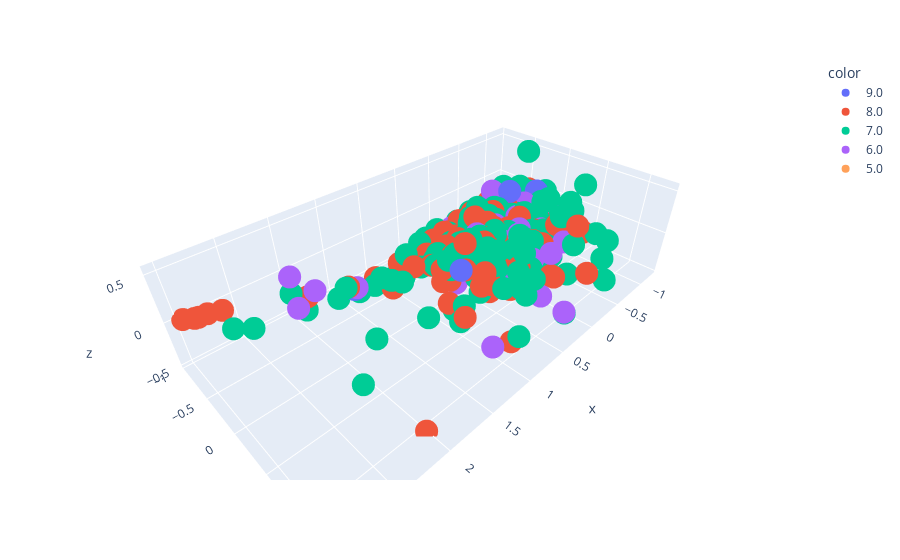

The cell this chart's notebook holds for it:
### Code cell
from sklearn.decomposition import PCA
from gensim.models import Word2Vec
from nltk.tokenize import word_tokenize
import plotly.express as px

# replace NaN values in 'synopsis' column with an empty string
total_df['synopsis'].fillna("", inplace=True)

# tokenize synopsis
total_df['synopsis_token'] = total_df['synopsis'].apply(word_tokenize)

# train word2vec model
model = Word2Vec(total_df['synopsis_token'], min_count=1)

# get vector representation of each synopsis
total_df['synopsis_vector'] = total_df['synopsis_token'].apply(lambda x: np.mean([model.wv[word] for word in x if word in model.wv], axis=0))

# handling the case where a synopsis may not contain any words found in the word2vec model
total_df = total_df.dropna(subset=['synopsis_vector'])

# Convert the 'Type' column to category type if it's not
if total_df['rounded_rating'].dtype != 'category':
    total_df['rounded_rating'] = total_df['rounded_rating'].astype('category')

# PCA to reduce to 3 dimensions
pca = PCA(n_components=3)
pca_result = pca.fit_transform(np.stack(total_df['synopsis_vector'].values))

fig = px.scatter_3d(x=pca_result[:,0], y=pca_result[:,1], z=pca_result[:,2], 
                    color=total_df['rounded_rating'], hover_name=total_df['Name'])
fig.show()

### Figure 1 — Plotly figure (JSON) as saved in the notebook; plotly's stock layout.template omitted (floating-point values rounded to 4 significant figures; data arrays with more than 128 entries replaced by an {"elided": "..."} marker saying what was removed)
{"data": [{"hovertemplate": "<b>%{hovertext}</b><br><br>color=9.0<br>x=%{x}<br>y=%{y}<br>z=%{z}<extra></extra>", "hovertext": ["Cowboy Bebop", "Monster", "Rurouni Kenshin  Meiji Kenkaku Romantan - Tsuioku-hen", "Mononoke Hime", "Sen to Chihiro no Kamikakushi", "Great Teacher Onizuka", "Hajime no Ippo", "Mushishi", "Koukaku Kidoutai  Stand Alone Complex 2nd GIG", "Ginga Eiyuu Densetsu", "Gintama", "Death Note", "Code Geass  Hangyaku no Lelouch", "Tengen Toppa Gurren Lagann", "Code Geass  Hangyaku no Lelouch R2", "Clannad  After Story", "Kara no Kyoukai 5  Mujun Rasen", "Fullmetal Alchemist  Brotherhood", "Hajime no Ippo  New Challenger", "Zoku Natsume Yuujinchou", "Suzumiya Haruhi no Shoushitsu", "Steins;Gate", "Gintama'", "Natsume Yuujinchou San", "Hunter x Hunter (2011)", "Natsume Yuujinchou Shi", "Fate Zero 2nd Season", "Ookami Kodomo no Ame to Yuki", "Bakuman. 3rd Season", "Gintama Movie 2  Kanketsu-hen - Yorozuya yo Eien Nare", "Gintama'  Enchousen", "Monogatari Series  Second Season", "Hajime no Ippo  Rising", "Mushishi  Hihamukage", "Mushishi Zoku Shou", "Shigatsu wa Kimi no Uso", "Mushishi Zoku Shou 2nd Season", "Koe no Katachi", "Haikyuu!! Second Season", "Gintama°", "One Punch Man", "Kizumonogatari II  Nekketsu-hen", "Kizumonogatari III  Reiketsu-hen", "Kimi no Na wa.", "Haikyuu!!  Karasuno Koukou vs. Shiratorizawa Gakuen Koukou", "Natsume Yuujinchou Go", "Fate stay night Movie  Heaven's Feel - II. Lost Butterfly", "Shouwa Genroku Rakugo Shinjuu  Sukeroku Futatabi-hen", "Gintama.", "Natsume Yuujinchou Roku", "Made in Abyss", "3-gatsu no Lion 2nd Season", "Owarimonogatari 2nd Season", "Gintama.  Shirogane no Tamashii-hen", "Made in Abyss Movie 3  Fukaki Tamashii no Reimei", "Gintama.  Shirogane no Tamashii-hen - Kouhan-sen", "Mob Psycho 100 II", "Vinland Saga", "Kimetsu no Yaiba", "Shingeki no Kyojin Season 3 Part 2", "Shingeki no Kyojin  The Final Season", "Kaguya-sama wa Kokurasetai   Tensai-tachi no Renai Zunousen"], "legendgroup": "9.0", "marker": {"color": "#636efa", "symbol": "circle"}, "mode": "markers", "name": "9.0", "scene": "scene", "showlegend": true, "type": "scatter3d", "x": [0.6558, 0.0665, -0.2546, 0.1866, -0.3358, -0.08568, -0.1488, -0.2557, 0.4785, 0.09014, -0.101, -0.1743, 0.1106, 0.1071, 0.03067, 0.2511, 0.2111, 0.08101, 0.1272, -0.5248, 0.009909, 0.5356, 0.2371, -0.5841, 0.1601, 0.01494, 0.04156, -0.4188, -0.002357, -0.2355, 0.03533, 0.1612, -0.1278, -0.02117, 0.09729, 0.06117, 0.06533, -0.2618, 0.2192, 0.09322, -0.4891, -0.2605, -0.6392, -0.615, 0.2175, 1.796, 0.1323, 0.01454, 0.3881, -0.4532, -0.2098, -0.1727, -0.08138, 0.4467, 0.1936, 1.074, 0.1985, -0.4046, -0.1793, 0.5262, 0.1044, -0.09278], "y": [-0.04877, -0.1433, 0.04287, 0.01599, -0.1307, -0.1577, -0.2553, 0.4556, 0.0935, 0.1189, -0.03477, 0.0746, 0.2176, 0.1585, -0.1705, 0.1758, -0.2205, -0.03867, -0.02726, 0.1032, -0.1021, 0.1534, -0.1034, -0.04856, -0.1734, 0.1004, 0.08096, -0.04803, -0.06628, -0.009499, -0.01157, -0.1435, -0.07934, -0.1062, -0.0182, -0.0724, -0.2279, -0.03575, -0.2416, -0.2374, -0.1316, -0.04663, -0.4561, 0.06399, -0.06065, -0.05591, 0.0571, -0.08636, 0.03638, -0.08747, 0.1243, -0.08333, -0.1795, 0.1293, 0.03685, 0.5204, -0.1665, 0.03239, -0.06161, -0.09596, 0.1509, -0.1063], "z": [-0.0006802, 0.07204, 0.08199, 0.1109, -0.08296, 0.0744, -0.01127, -0.1051, -0.153, 0.06803, -0.02969, 0.07781, 0.04772, 0.03288, 0.1205, 0.1167, 0.06569, -0.1819, -0.009852, -0.1056, -0.02228, 0.006268, -0.03797, -0.1711, 0.007692, 0.08672, -0.09662, 0.164, -0.2306, 0.03824, -0.05999, -0.1027, -0.1321, -0.1055, -0.1117, 0.1228, -0.2449, 0.3963, -0.2034, -0.1294, -0.1363, -0.03295, -0.2239, 0.3127, -0.08727, 0.1774, -0.03154, 0.04791, 0.05079, -0.0941, -0.003709, 0.1537, 0.1413, -0.0004754, -0.1018, 0.3073, -0.2051, -0.07758, 0.1198, -0.06411, -0.0484, 0.0442]}, {"hovertemplate": "<b>%{hovertext}</b><br><br>color=8.0<br>x=%{x}<br>y=%{y}<br>z=%{z}<extra></extra>", "hovertext": {"elided": "665 str values"}, "legendgroup": "8.0", "marker": {"color": "#EF553B", "symbol": "circle"}, "mode": "markers", "name": "8.0", "scene": "scene", "showlegend": true, "type": "scatter3d", "x": {"elided": "665 float values"}, "y": {"elided": "665 float values"}, "z": {"elided": "665 float values"}}, {"hovertemplate": "<b>%{hovertext}</b><br><br>color=7.0<br>x=%{x}<br>y=%{y}<br>z=%{z}<extra></extra>", "hovertext": {"elided": "835 str values"}, "legendgroup": "7.0", "marker": {"color": "#00cc96", "symbol": "circle"}, "mode": "markers", "name": "7.0", "scene": "scene", "showlegend": true, "type": "scatter3d", "x": {"elided": "835 float values"}, "y": {"elided": "835 float values"}, "z": {"elided": "835 float values"}}, {"hovertemplate": "<b>%{hovertext}</b><br><br>color=6.0<br>x=%{x}<br>y=%{y}<br>z=%{z}<extra></extra>", "hovertext": {"elided": "138 str values"}, "legendgroup": "6.0", "marker": {"color": "#ab63fa", "symbol": "circle"}, "mode": "markers", "name": "6.0", "scene": "scene", "showlegend": true, "type": "scatter3d", "x": {"elided": "138 float values"}, "y": {"elided": "138 float values"}, "z": {"elided": "138 float values"}}, {"hovertemplate": "<b>%{hovertext}</b><br><br>color=5.0<br>x=%{x}<br>y=%{y}<br>z=%{z}<extra></extra>", "hovertext": ["Diabolik Lovers", "Glasslip", "Chaos Dragon  Sekiryuu Seneki", "Bikini Warriors", "Divine Gate", "Big Order (TV)", "Mayoiga", "Netsuzou TRap", "One Room", "Ousama Game The Animation", "Hyakuren no Haou to Seiyaku no Valkyria", "Isekai Cheat Magician", "Tsuujou Kougeki ga Zentai Kougeki de Ni-kai Kougeki no Okaasan wa Suki Desu ka "], "legendgroup": "5.0", "marker": {"color": "#FFA15A", "symbol": "circle"}, "mode": "markers", "name": "5.0", "scene": "scene", "showlegend": true, "type": "scatter3d", "x": [-0.6154, -0.06867, -0.0009054, 0.06928, -0.001508, -0.4993, -0.4661, 0.1138, -0.06574, -0.3227, -0.1231, -0.08596, -0.1205], "y": [-0.07022, -0.02284, 0.02744, -0.1522, 0.2203, 0.06718, -0.1737, -0.1142, -0.2745, 0.03219, 0.06966, -0.01342, -0.06862], "z": [-0.005569, 0.1584, 0.06751, -0.2534, 0.0003403, -0.1062, -0.2708, -0.01174, 0.03446, -0.159, 0.07413, 0.01058, -0.03645]}], "layout": {"legend": {"title": {"text": "color"}, "tracegroupgap": 0}, "margin": {"t": 60}, "scene": {"domain": {"x": [0, 1], "y": [0, 1]}, "xaxis": {"title": {"text": "x"}}, "yaxis": {"title": {"text": "y"}}, "zaxis": {"title": {"text": "z"}}}}}
